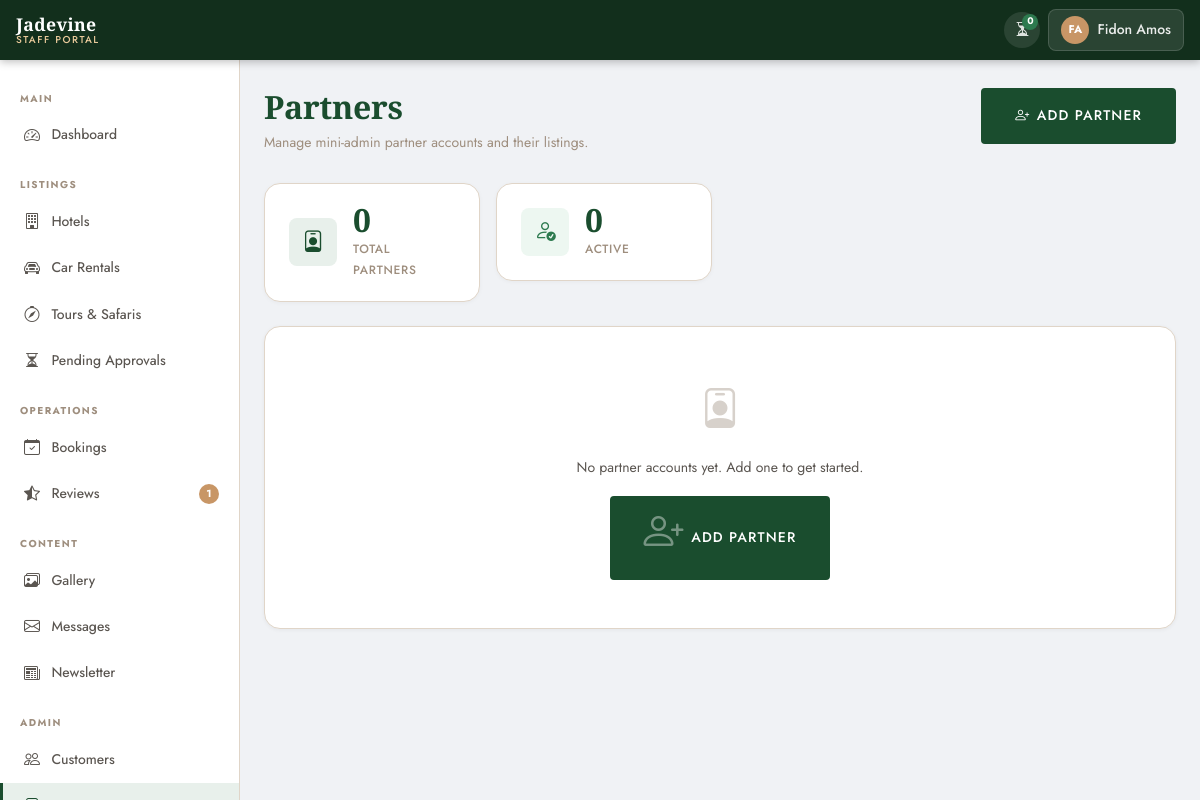
/portal/mini-admins/ (signed in), run on an earlier commit of the app's database.
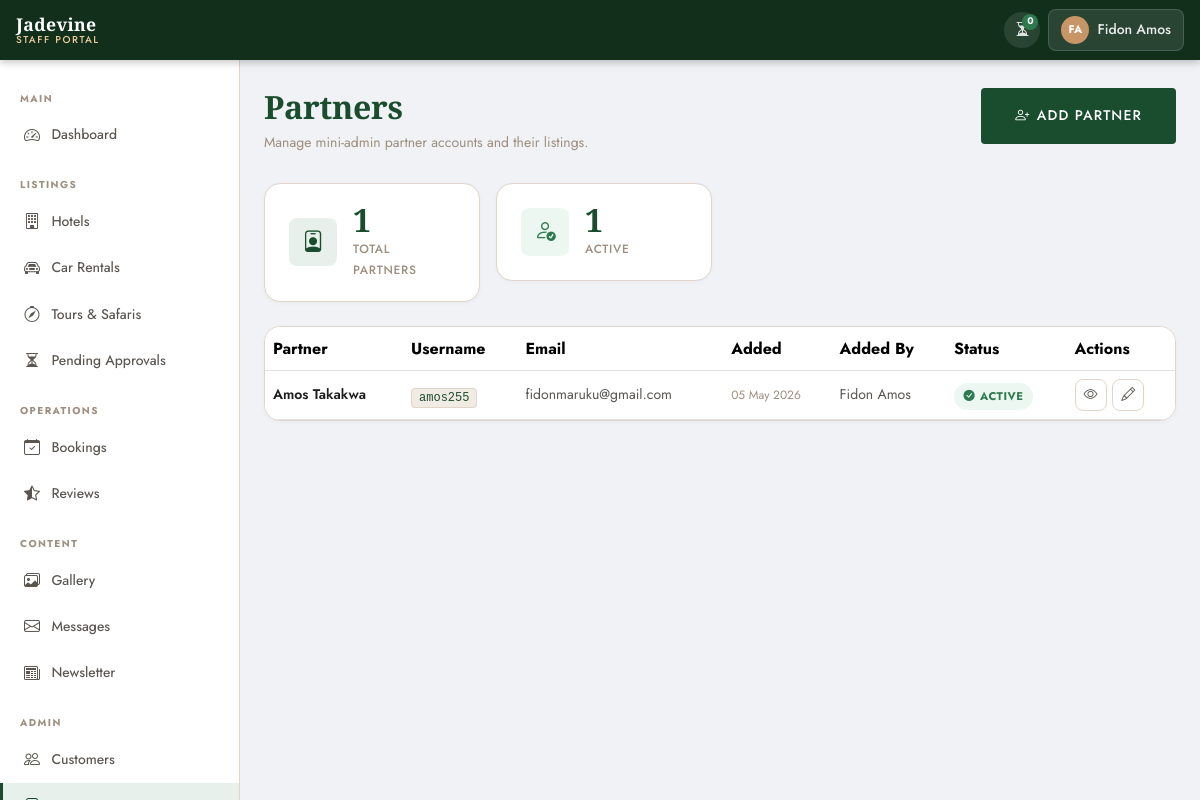
And on a later commit of the database.
### apps/accounts/models.py (models this page shows, shortened)
class CustomUser(AbstractUser):
    LANGUAGE_CHOICES = [
        ('en', 'English'),
        ('fr', 'Français'),
        ('ru', 'Русский'),
    ]
    phone = models.CharField(
        max_length=20,
        blank=True,
        null=True,
        verbose_name=_('Phone Number'),
    )
    nationality = models.CharField(
        max_length=100,
        blank=True,
        null=True,
        verbose_name=_('Nationality'),
    )
    preferred_language = models.CharField(
        max_length=5,
        choices=LANGUAGE_CHOICES,
        default='en',
        verbose_name=_('Preferred Language'),
    )
    profile_photo = models.ImageField(
        upload_to='profiles/',
        blank=True,
        null=True,
        verbose_name=_('Profile Photo'),
    )
    class Meta:
        verbose_name = _('User')
        verbose_name_plural = _('Users')

class MiniAdminProfile(models.Model):
    user = models.OneToOneField(
        CustomUser,
        on_delete=models.CASCADE,
        related_name='miniadminprofile',
    )
    created_by = models.ForeignKey(
        CustomUser,
        on_delete=models.SET_NULL,
        null=True,
        related_name='created_miniadmins',
        verbose_name=_('Created By'),
    )
    created_at = models.DateTimeField(auto_now_add=True)
    class Meta:
        verbose_name = _('Mini-Admin Profile')
        verbose_name_plural = _('Mini-Admin Profiles')

### apps/portal/views/miniadmins.py (the view)
# urls.py: path('mini-admins/', PortalMiniAdminListView.as_view(), name='miniadmin_list'),
class PortalMiniAdminListView(SuperAdminRequiredMixin, View):
    template_name = 'portal/portal_miniadmins_list.html'
    def get(self, request):
        mini_admins = CustomUser.objects.filter(
            is_staff=True,
            miniadminprofile__isnull=False,
        ).select_related('miniadminprofile').order_by('-miniadminprofile__created_at')
        context = {
            'mini_admins': mini_admins,
            'total_count': mini_admins.count(),
            'active_count': mini_admins.filter(is_active=True).count(),
        }
        return render(request, self.template_name, context)

### apps/portal/context_processors.py (called while the page is built, shortened)
def portal_context(request):
    mini = is_mini_admin(request.user)
    pending_hotels = 0
    pending_cars = 0
    unread_messages = 0
    if not mini:
        pending_hotels = Hotel.objects.filter(approval_status='pending').count()
        pending_cars = CarRental.objects.filter(approval_status='pending').count()
        unread_messages = ContactMessage.objects.filter(status='new').count()
    pending_reviews = get_accessible_reviews(request.user).filter(
        status='pending'
    ).count()
    return {
        'pending_total': pending_hotels + pending_cars,
        'pending_hotels': pending_hotels,
        'pending_cars': pending_cars,
        'unread_messages': unread_messages,
        'pending_reviews': pending_reviews,
        'mini_admin': mini,
    }

### apps/portal/mixins.py (called while the page is built, shortened)
def get_accessible_reviews(user):
    from apps.reviews.models import Review
    from apps.hotels.models import Hotel
    from apps.cars.models import CarRental
    return Review.objects.all()

def is_mini_admin(user):
    return hasattr(user, 'miniadminprofile')

### templates/portal/portal_miniadmins_list.html (shortened to what this page needs)
{% extends "portal/portal_base.html" %}
{% load i18n static %}
{% block nav_miniadmins %}active{% endblock %}
{% block page_title %}{% trans "Partners" %}{% endblock %}
{% block page_subtitle %}
<p class="portal-page-subtitle">
  {% trans "Manage mini-admin partner accounts and their listings." %}
</p>
{% endblock %}
{% block page_actions %}
<a href="{% url 'portal:miniadmin_add' %}" class="btn-primary-jd"
   style="display:inline-flex;align-items:center;gap:0.4rem;">
  <i class="bi bi-person-plus"></i> {% trans "Add Partner" %}
</a>
{% endblock %}
{% block extra_css %}
<link rel="stylesheet" href="{% static 'css/portal/portal_miniadmins.css' %}">
{% endblock %}
{% block content %}
<div class="row g-3 mb-4">
  <div class="col-6 col-md-3">
    <div class="portal-stat-card">
      <div class="portal-stat-icon portal-stat-icon--primary">
        <i class="bi bi-person-badge"></i>
      </div>
      <div>
        <div class="portal-stat-value">{{ total_count }}</div>
        <p class="portal-stat-label">{% trans "Total Partners" %}</p>
      </div>
    </div>
  </div>
  <div class="col-6 col-md-3">
    <div class="portal-stat-card">
      <div class="portal-stat-icon portal-stat-icon--success">
        <i class="bi bi-person-check"></i>
      </div>
      <div>
        <div class="portal-stat-value">{{ active_count }}</div>
        <p class="portal-stat-label">{% trans "Active" %}</p>
      </div>
    </div>
  </div>
</div>
{% if mini_admins %}
<div class="portal-table-wrap table-responsive">
  <table id="miniadmins-table" class="table table-hover align-middle mb-0">
    <thead>
      <tr>
        <th>{% trans "Partner" %}</th>
        <th>{% trans "Username" %}</th>
        <th>{% trans "Email" %}</th>
        <th>{% trans "Added" %}</th>
        <th>{% trans "Added By" %}</th>
        <th>{% trans "Status" %}</th>
        <th>{% trans "Actions" %}</th>
      </tr>
    </thead>
    <tbody>
      {% for partner in mini_admins %}
      <tr>
        <td class="text-nowrap-custom">
          <div class="partner-name">
            {{ partner.get_full_name|default:"—" }}
          </div>
        </td>
        <td>
          <code class="partner-username">{{ partner.username }}</code>
        </td>
        <td style="font-size:var(--text-sm);color:var(--color-text-light);">
          {{ partner.email }}
        </td>
        <td style="font-size:var(--text-xs);color:var(--color-muted);
                   white-space:nowrap;">
          {{ partner.miniadminprofile.created_at|date:"d M Y" }}
        </td>
        <td style="font-size:var(--text-sm);color:var(--color-text-light);">
          {{ partner.miniadminprofile.created_by.get_full_name|default:"—" }}
        </td>
        <td>
          {% if partner.is_active %}
          <span class="approval-badge approval-badge--approved">
            <i class="bi bi-check-circle-fill"></i> {% trans "Active" %}
          </span>
          {% else %}
          <span class="approval-badge approval-badge--rejected">
            <i class="bi bi-x-circle-fill"></i> {% trans "Inactive" %}
          </span>
          {% endif %}
        </td>
        <td>
          <div class="portal-row-actions">
            <a href="{% url 'portal:miniadmin_detail' partner.pk %}"
               class="portal-icon-btn" title="{% trans 'View detail' %}">
              <i class="bi bi-eye"></i>
            </a>
            <a href="{% url 'portal:miniadmin_edit' partner.pk %}"
               class="portal-icon-btn" title="{% trans 'Edit' %}">
              <i class="bi bi-pencil"></i>
            </a>
          </div>
        </td>
      </tr>
      {% endfor %}
    </tbody>
  </table>
</div>
{% else %}
<div class="portal-card portal-empty-state">
  <i class="bi bi-person-badge"></i>
  <p>{% trans "No partner accounts yet. Add one to get started." %}</p>
  <a href="{% url 'portal:miniadmin_add' %}" class="btn-primary-jd mt-3 py-0"
     style="display:inline-flex;align-items:center;gap:0.4rem;">
    <i class="bi bi-person-plus"></i> {% trans "Add Partner" %}
  </a>
</div>
{% endif %}
{% endblock %}

### templates/portal/portal_base.html (shortened to what the changed rows need)
{% load static i18n %}
<!DOCTYPE html>
<html lang="en">
<head>
  <link rel="stylesheet"
        href="https://cdn.jsdelivr.net/npm/bootstrap@5.3.3/dist/css/bootstrap.min.css">
  <link rel="stylesheet"
        href="https://cdn.jsdelivr.net/npm/bootstrap-icons@1.11.3/font/bootstrap-icons.min.css">
  <link rel="stylesheet"
        href="https://cdn.datatables.net/1.13.8/css/dataTables.bootstrap5.min.css">
  <link rel="stylesheet"
        href="https://cdn.datatables.net/buttons/2.4.2/css/buttons.bootstrap5.min.css">
  <link rel="stylesheet" href="{% static 'css/main.css' %}">
  <link rel="stylesheet" href="{% static 'css/portal/portal_base.css' %}">
  {% block extra_css %}{% endblock %}
</head>
<body class="portal-body {% block body_class %}{% endblock %}">
<div class="portal-layout">
  <aside class="portal-sidebar" id="portalSidebar">
    <nav class="portal-nav">
      <div class="portal-nav-section">
        <a href="{% url 'portal:review_list' %}"
          class="portal-nav-link {% block nav_reviews %}{% endblock %}">
          <i class="bi bi-star-half"></i>
          <span>{% trans "Reviews" %}</span>
          {% if pending_reviews > 0 %}
          <span class="portal-nav-badge portal-nav-badge--accent">{{ pending_reviews }}</span>
          {% endif %}
        </a>
      </div>
    </nav>
  </aside>
  <main class="portal-main">
    {% block page_header %}
    <div class="portal-page-header">
      <div>
        <h1 class="portal-page-title">{% block page_title %}{% endblock %}</h1>
      </div>
    </div>
    {% endblock %}
    <div class="portal-content">
      {% block content %}{% endblock %}
    </div>
  </main>
</div>
</body>
</html>

What changed in the data, as far as the page shows it:
added CustomUser: get_full_name "Amos Takakwa", username "amos255", email "fidonmaruku@gmail.com", miniadminprofile.created_at "05 May 2026", miniadminprofile.created_by.get_full_name "Fidon Amos"
Also different on the page:
{{ total_count }}: "0" → "1"
{{ active_count }}: "0" → "1"
{{ pending_reviews }}: "1" → (not shown)
text no longer shown: "No partner accounts yet. Add one to get started. ADD PARTNER"
text now shown: "Partner Username Email Added Added By Status Actions"
